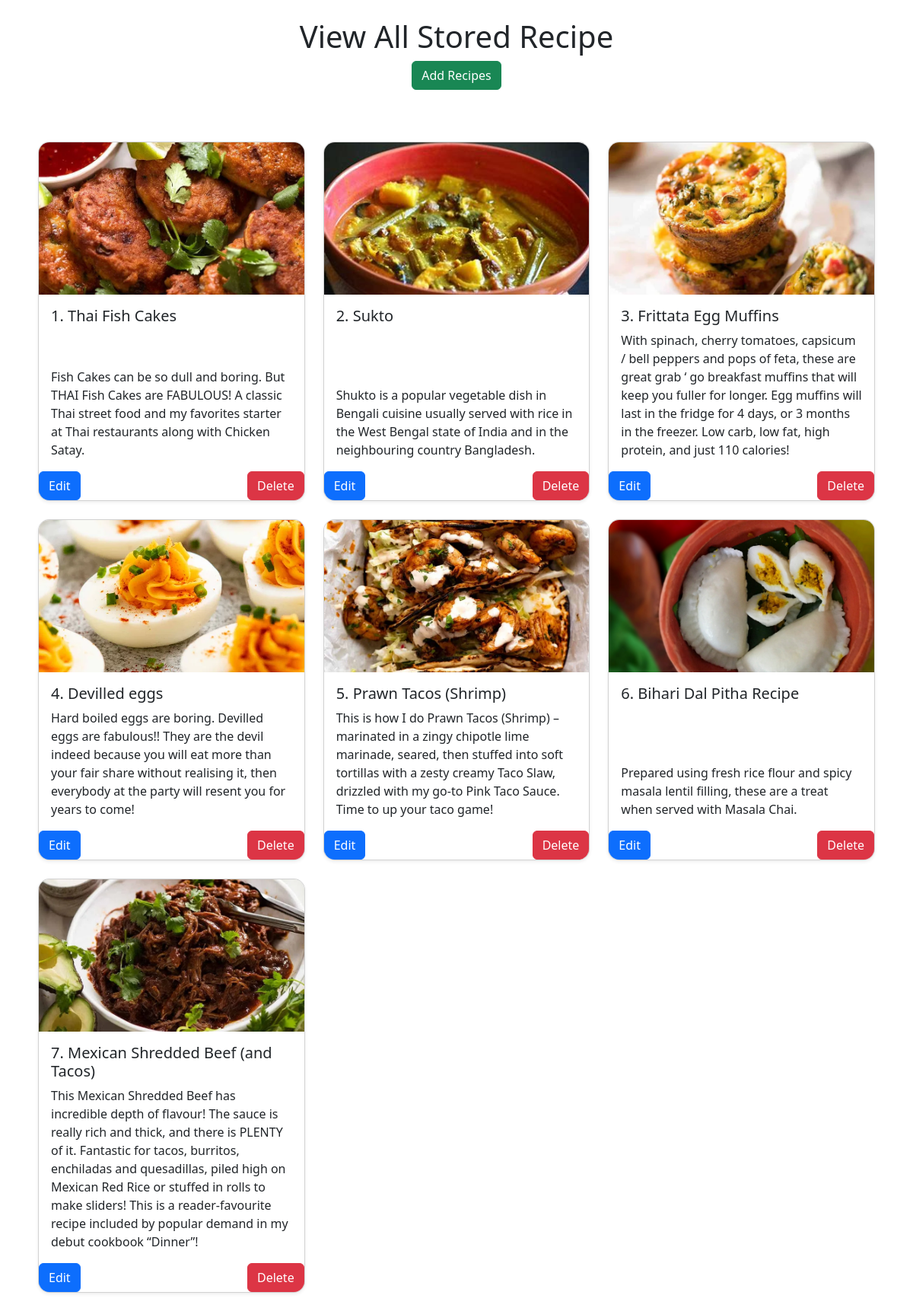
Page /view_recipe/ on the committed database.
### recepie/models.py (models this page shows, shortened)
class recipe(models.Model):
    Name=models.CharField(max_length=50)
    Descriptions=models.TextField()
    R_Image=models.ImageField (upload_to="thumbnail")

### recepie/views.py (the view)
# urls.py: path('view_recipe/',view_recipes,name="view_recipe"),
def view_recipes(request):
    all_Recipe=recipe.objects.all()
    context={
        'all_Recipe': all_Recipe
    }
    return render(request,'view_recipe.html',context)

### recepie/templates/view_recipe.html (shortened to what this page needs)
<!DOCTYPE html>
<html lang="en">
<head>
    <link href="https://cdn.jsdelivr.net/npm/bootstrap@5.3.3/dist/css/bootstrap.min.css" rel="stylesheet">
    <!DOCTYPE html>
<html lang="en">
<head>
    <link href="https://cdn.jsdelivr.net/npm/bootstrap@5.3.0/dist/css/bootstrap.min.css" rel="stylesheet">
</head>
<body class="mt-4">
  <header>
    <center><h1 class="mt-4">View All Stored Recipe</h1>
      </center>
  </header>
  <center><a href="/recipe/"><button type="button" class="btn btn-success"> Add Recipes</button></a></center>
    <main style="display: flex;">
      <div class="container mt-5">
        <div class="row row-cols-1 row-cols-md-3 g-4">
        {%for card in all_Recipe %}
        <div class="col-md-4">
          <div class="card shadow-sm">
              <img src='/media/{{card.R_Image}}' class="card-img-top" alt="{{ card.Name }}">
              <div class="card-body">
                  <h5 class="card-title">{{forloop.counter}}. {{ card.Name }}</h5>
                  <p class="card-text">{{ card.Descriptions }}</p>
              </div>
              <div class="mt-auto d-flex justify-content-between">
                <a href="/edit_recipe/{{card.id}}" class="btn btn-primary ">Edit</a>
                <a href="/delete_recipe/{{card.id}}" class="btn btn-danger">Delete</a>
            </div>
          </div>
      </div>
        {%endfor%}</div></div>
    </main>
</body>
</html>

### recepie/templates/view_recipe.html (style rules this page uses)
.container { padding: 20px; }
.card { border-radius: 15px; overflow: hidden; transition: transform 0.3s ease-in-out; height: 100%; display: flex; flex-direction: column; }
.card img { height: 200px; object-fit: cover; }
.card-body { flex-grow: 1; display: flex; flex-direction: column; justify-content: space-between; }

### rows in the picture
recipe: R_Image (picture), Name "Thai Fish Cakes", Descriptions "Fish Cakes can be so dull and boring. But THAI Fish Cakes are FABULOUS! A classic Thai street food and my favorites starter at Thai restaurants along with Chicken Satay."
recipe: R_Image (picture), Name "Sukto", Descriptions "Shukto is a popular vegetable dish in Bengali cuisine usually served with rice in the West Bengal state of India and in the neighbouring country Bangladesh."
recipe: R_Image (picture), Name "Frittata Egg Muffins", Descriptions "With spinach, cherry tomatoes, capsicum / bell peppers and pops of feta, these are great grab ‘ go breakfast muffins that will keep you fuller for longer. Egg muffins will last in the fridge for 4 days, or 3 months in the freezer. Low carb, low fat, high protein, and just 110 calories!"
recipe: R_Image (picture), Name "Devilled eggs", Descriptions "Hard boiled eggs are boring. Devilled eggs are fabulous!! They are the devil indeed because you will eat more than your fair share without realising it, then everybody at the party will resent you for years to come!"
recipe: R_Image (picture), Name "Prawn Tacos (Shrimp)", Descriptions "This is how I do Prawn Tacos (Shrimp) – marinated in a zingy chipotle lime marinade, seared, then stuffed into soft tortillas with a zesty creamy Taco Slaw, drizzled with my go-to Pink Taco Sauce. Time to up your taco game!"
recipe: R_Image (picture), Name "Bihari Dal Pitha Recipe", Descriptions "Prepared using fresh rice flour and spicy masala lentil filling, these are a treat when served with Masala Chai."
recipe: R_Image (picture), Name "Mexican Shredded Beef (and Tacos)", Descriptions "This Mexican Shredded Beef has incredible depth of flavour! The sauce is really rich and thick, and there is PLENTY of it. Fantastic for tacos, burritos, enchiladas and quesadillas, piled high on Mexican Red Rice or stuffed in rolls to make sliders! This is a reader-favourite recipe included by popular demand in my debut cookbook “Dinner”!"
